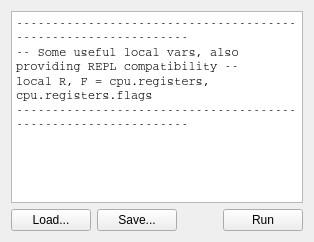
          <widget class="QWidget" name="LuaEditorTab">
           <attribute name="title">
            <string>Editor</string>
           </attribute>
           <layout class="QVBoxLayout" name="verticalLayout_18_lua">
            <item>
             <widget class="LuaEditor" name="luaScriptEditor">
              <property name="font">
               <font>
                <family>Courier</family>
               </font>
              </property>
              <property name="plainText">
               <string>---------------------------------------------------------------
-- Some useful local vars, also providing REPL compatibility --
local R, F = cpu.registers, cpu.registers.flags
---------------------------------------------------------------

</string>
              </property>
              <property name="backgroundVisible">
               <bool>false</bool>
              </property>
             </widget>
            </item>
            <item>
             <layout class="QHBoxLayout" name="horizontalLayout_lua">
              <item>
               <widget class="QPushButton" name="buttonLoadLuaScript">
                <property name="text">
                 <string>Load...</string>
                </property>
               </widget>
              </item>
              <item>
               <widget class="QPushButton" name="buttonSaveLuaScript">
                <property name="text">
                 <string>Save...</string>
                </property>
               </widget>
              </item>
              <item>
               <spacer name="horizontalSpacer_lua_23">
                <property name="orientation">
                 <enum>Qt::Horizontal</enum>
                </property>
                <property name="sizeHint" stdset="0">
                 <size>
                  <width>40</width>
                  <height>20</height>
                 </size>
                </property>
               </spacer>
              </item>
              <item>
               <widget class="QPushButton" name="buttonRunLuaScript">
                <property name="text">
                 <string>Run</string>
                </property>
               </widget>
              </item>
             </layout>
            </item>
           </layout>
          </widget>
